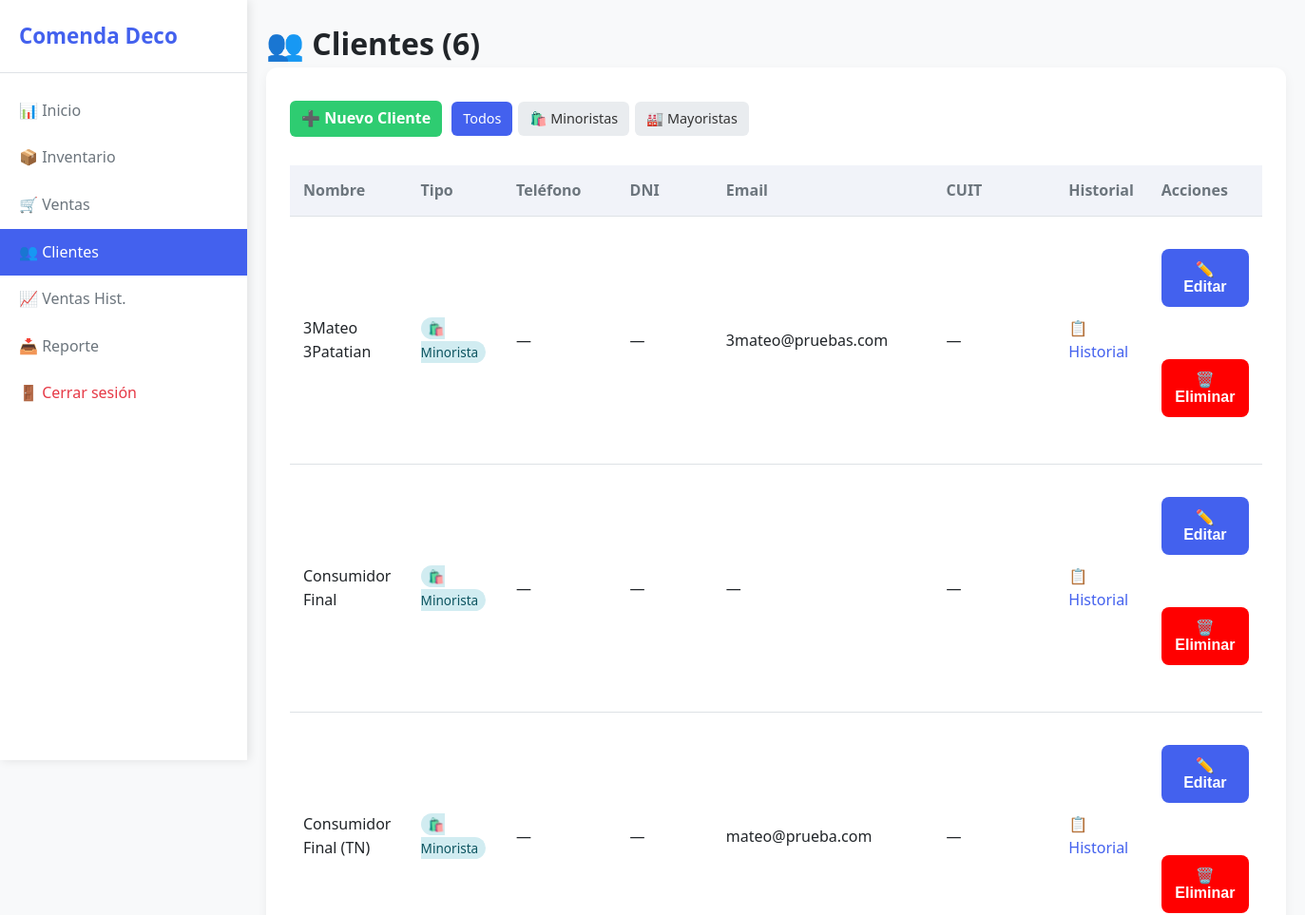
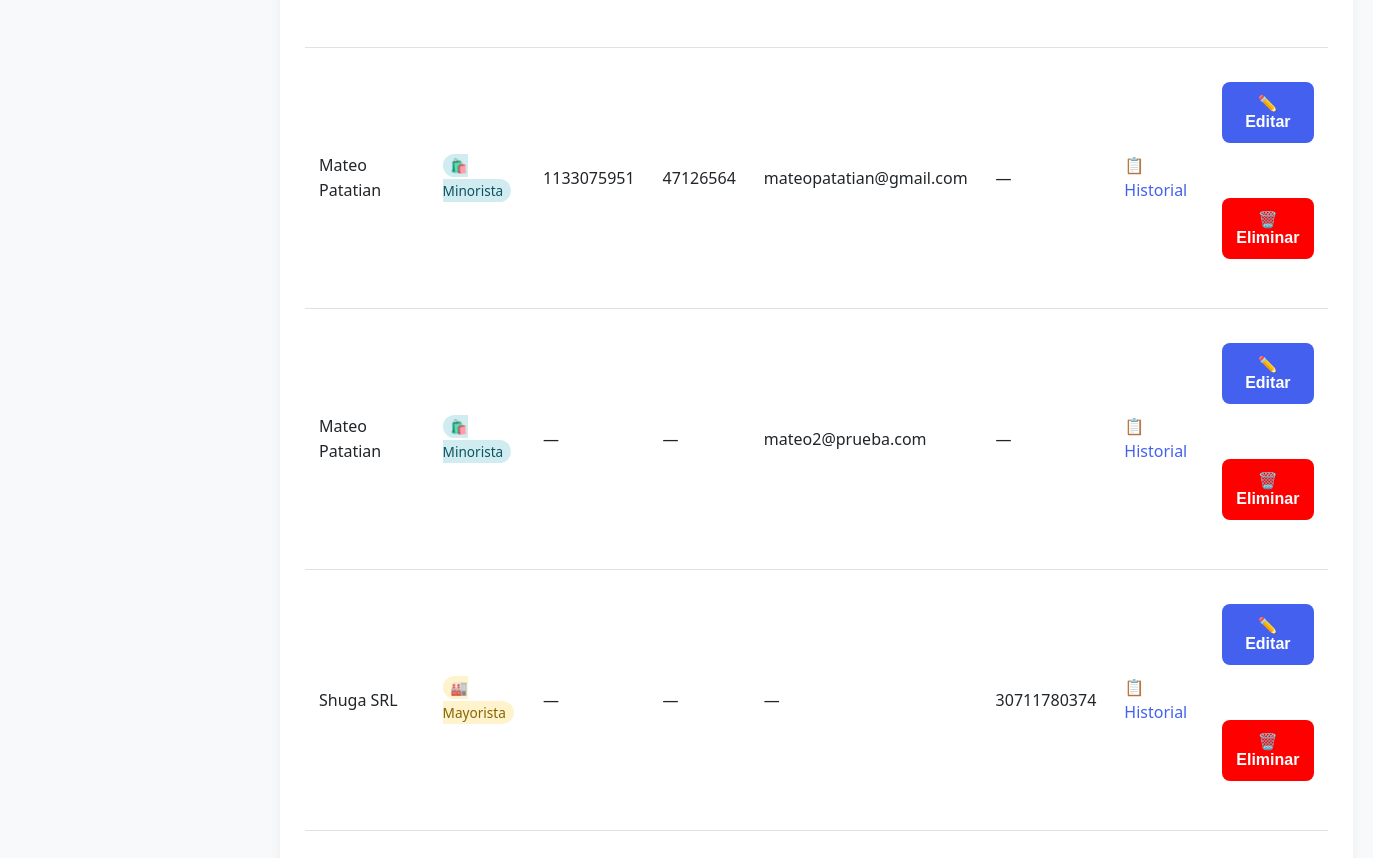
Screenshot of /clientes (signed in) with the database file from the repository (2 pictures, top to bottom).
### tables this page shows
CREATE TABLE clientes (
                    id INTEGER PRIMARY KEY AUTOINCREMENT,
                    nombre TEXT NOT NULL,
                    telefono TEXT, cuit TEXT, dni TEXT, email TEXT, tipo INTEGER DEFAULT 0);

### routes/clientes.py (the view)
@clientes_bp.route('/clientes')
@login_required
def clientes():
    page        = request.args.get('page', 1, type=int)
    tipo_filtro = request.args.get('tipo', '')  # '' | '0' | '1'
    conn        = get_conn()
    condicion = ""
    params    = []
    if tipo_filtro in ('0', '1'):
        condicion = "WHERE tipo = ?"
        params.append(int(tipo_filtro))
    total = conn.execute(f"SELECT COUNT(*) FROM clientes {condicion}", params).fetchone()[0]
    offset = (page - 1) * 20
    lista = conn.execute(
        f"SELECT * FROM clientes {condicion} ORDER BY nombre LIMIT 20 OFFSET ?",
        (*params, offset)
    ).fetchall()
    conn.close()
    total_pages = (total + 19) // 20
    return render_template('clientes.html', clientes=lista, page=page,
                           total_pages=total_pages, total=total,
                           tipo_filtro=tipo_filtro)

### models.py (called while the page is built)
def get_conn():
    conn = sqlite3.connect(DB_PATH)
    conn.row_factory = sqlite3.Row
    return conn

### routes/__init__.py (called while the page is built)
def login_required(f):
    @wraps(f)
    def decorated_function(*args, **kwargs):
        if 'user_id' not in session:
            return redirect(url_for('auth.login'))
        return f(*args, **kwargs)
    return decorated_function

### templates/clientes.html (shortened to what this page needs)
<!DOCTYPE html>
<html>
<head>
  <link rel="stylesheet" href="{{ url_for('static', filename='style.css') }}">
</head>
<body>
  <div class="layout">
    <div class="sidebar">
      <h2><span>Comenda Deco</span></h2>
      <a href="/"><span>📊 Inicio</span></a>
      <a href="/inventario"><span>📦 Inventario</span></a>
      <a href="/ventas"><span>🛒 Ventas</span></a>
      <a href="/clientes" class="active"><span>👥 Clientes</span></a>
      <a href="/ventas_historial"><span>📈 Ventas Hist.</span></a>
      <a href="/reporte/excel"><span>📥 Reporte</span></a>
      <a href="/logout" style="margin-top: auto; color: #e63946;"><span>🚪 Cerrar sesión</span></a>
    </div>
    <div class="main-content">
      <h1>👥 Clientes ({{ total }})</h1>
      <main>
        <div style="display: flex; gap: 10px; flex-wrap: wrap; align-items: center; margin-bottom: 16px;">
          <a href="/nuevo_cliente" class="back-link" style="background: #2ecc71; color: white; padding: 6px 12px; border-radius: 6px; text-decoration: none;">➕ Nuevo Cliente</a>
          <div style="display: flex; gap: 6px;">
            <a href="{{ url_for('clientes.clientes') }}"
               style="padding: 6px 12px; border-radius: 6px; text-decoration: none; font-size: 0.9em;
                      background: {{ '#4361ee' if tipo_filtro == '' else '#e9ecef' }};
                      color: {{ 'white' if tipo_filtro == '' else '#333' }};">
              Todos
            </a>
            <a href="{{ url_for('clientes.clientes', tipo=0) }}"
               style="padding: 6px 12px; border-radius: 6px; text-decoration: none; font-size: 0.9em;
                      background: {{ '#4361ee' if tipo_filtro == '0' else '#e9ecef' }};
                      color: {{ 'white' if tipo_filtro == '0' else '#333' }};">
              🛍️ Minoristas
            </a>
            <a href="{{ url_for('clientes.clientes', tipo=1) }}"
               style="padding: 6px 12px; border-radius: 6px; text-decoration: none; font-size: 0.9em;
                      background: {{ '#4361ee' if tipo_filtro == '1' else '#e9ecef' }};
                      color: {{ 'white' if tipo_filtro == '1' else '#333' }};">
              🏭 Mayoristas
            </a>
          </div>
        </div>
        {% if clientes %}
          <table>
            <thead>
              <tr>
                <th>Nombre</th>
                <th>Tipo</th>
                <th>Teléfono</th>
                <th>DNI</th>
                <th>Email</th>
                <th>CUIT</th>
                <th>Historial</th>
                <th>Acciones</th>
              </tr>
            </thead>
            <tbody>
              {% for c in clientes %}
              <tr>
                <td data-label="Nombre">{{ c['nombre'] }}</td>
                <td data-label="Tipo">
                  {% if c['tipo'] == 1 %}
                    <span style="background:#fff3cd; color:#856404; padding:2px 8px; border-radius:12px; font-size:0.85em;">🏭 Mayorista</span>
                  {% else %}
                    <span style="background:#d1ecf1; color:#0c5460; padding:2px 8px; border-radius:12px; font-size:0.85em;">🛍️ Minorista</span>
                  {% endif %}
                </td>
                <td data-label="Teléfono">{{ c['telefono'] or '—' }}</td>
                <td data-label="DNI">{{ c['dni'] or '—' }}</td>
                <td data-label="Email">{{ c['email'] or '—' }}</td>
                <td data-label="CUIT">{{ c['cuit'] or '—' }}</td>
                <td data-label="Historial">
                  <a href="/cliente/{{ c['id'] }}" style="color: #4361ee; text-decoration: none;">📋 Historial</a>
                </td>
                <td data-label="Acciones">
                  <form action="/editar_cliente/{{ c['id'] }}" method="get" style="display: inline-block;">
                    <button type="submit" class="btn-small btn-edit" style="background-color: #4361ee;">✏️ Editar</button>
                  </form>
                  <form action="/eliminar_cliente/{{ c['id'] }}" method="post" style="display: inline-block;">
                    <button type="submit" class="btn-small btn-delete" style="background-color: red;"
                      onclick="return confirm('¿Confirma que desea eliminar este cliente?');">🗑️ Eliminar</button>
                  </form>
                </td>
              </tr>
              {% endfor %}
            </tbody>
          </table>
        {% else %}
          <p>No hay clientes registrados.</p>
        {% endif %}
      </main>
    </div>
  </div>
</body>
</html>

### static/style.css (style rules this page uses)
:root { --primary: #4361ee; --primary-dark: #3a56d4; --success: #2ecc71; --danger: #e63946; --light: #f8f9fa; --dark: #212529; --gray: #6c757d; --border: #dee2e6; }
* { margin: 0; padding: 0; box-sizing: border-box; }
body { font-family: 'Segoe UI', Tahoma, Geneva, Verdana, sans-serif; background-color: var(--light); color: var(--dark); line-height: 1.6; }
main { background: white; border-radius: 12px; padding: 25px; box-shadow: 0 4px 12px rgba(0,0,0,0.05); }
h2 { margin-bottom: 20px; color: var(--dark); font-size: 1.6rem; }
form { margin: 20px 0; }
form input, form select, form button { width: 100%; padding: 12px; margin-bottom: 15px; border: 1px solid var(--border); border-radius: 8px; font-size: 1rem; }
form button { background: var(--primary); color: white; border: none; cursor: pointer; font-weight: 600; transition: background 0.3s; }
table { width: 100%; border-collapse: collapse; margin: 20px 0; }
table th, table td { padding: 14px; text-align: left; border-bottom: 1px solid var(--border); }
table th { background: #f1f3f9; font-weight: 600; color: var(--gray); }
.back-link { display: inline-block; margin: 10px 0; color: var(--primary); text-decoration: none; font-weight: 600; }
.layout { display: flex; min-height: 100vh; }
.sidebar { width: 260px; background: white; box-shadow: 2px 0 10px rgba(0,0,0,0.1); padding: 20px 0; position: fixed; top: 0; left: 0; height: 100vh; overflow-y: auto; z-index: 1000; transition: transform 0.3s ease; }
.sidebar h2 { padding: 0 20px 20px; font-size: 1.4rem; color: var(--primary); border-bottom: 1px solid var(--border); margin-bottom: 15px; }
.sidebar a { display: flex; align-items: center; padding: 12px 20px; text-decoration: none; color: var(--gray); transition: all 0.2s; }
.sidebar a:hover, .sidebar a.active { background: var(--primary); color: white; }
.main-content { flex: 1; margin-left: 260px; padding: 20px; }

### rows the page displays
clientes: nombre "3Mateo 3Patatian", tipo "🛍️ Minorista", telefono "—", c "—", email "3mateo@pruebas.com"
clientes: nombre "Consumidor Final", tipo "🛍️ Minorista", telefono "—", c "—", cuit "—"
clientes: nombre "Consumidor Final (TN)", tipo "🛍️ Minorista", telefono "—", c "—", email "mateo@prueba.com"
clientes: nombre "Mateo Patatian", tipo "🛍️ Minorista", telefono "1133075951", dni "47126564", email "mateopatatian@gmail.com", cuit "—"
clientes: nombre "Mateo Patatian", tipo "🛍️ Minorista", telefono "—", c "—", email "mateo2@prueba.com"
clientes: nombre "Shuga SRL", tipo "🏭 Mayorista", telefono "—", dni "—", email "—", cuit "30711780374"

### other values shown
{{ total }} "6"
